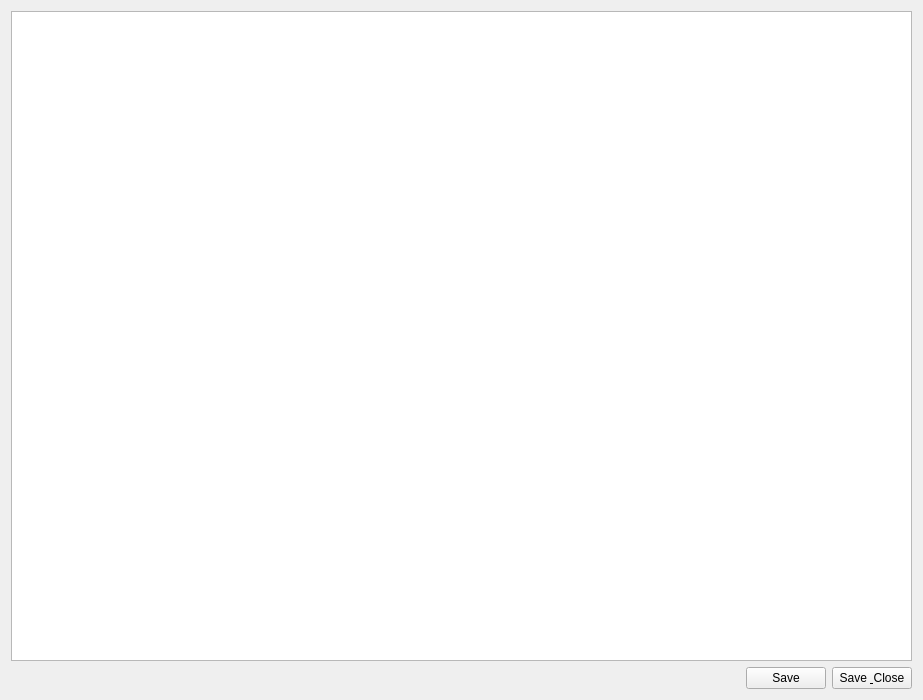
<?xml version="1.0" encoding="UTF-8"?>
<ui version="4.0">
 <class>LaunchEdit</class>
 <widget class="QWidget" name="LaunchEdit">
  <property name="geometry">
   <rect>
    <x>0</x>
    <y>0</y>
    <width>923</width>
    <height>700</height>
   </rect>
  </property>
  <property name="windowTitle">
   <string>Form</string>
  </property>
  <layout class="QGridLayout" name="gridLayout">
   <item row="0" column="0" colspan="3">
    <widget class="QTextEdit" name="launch_description"/>
   </item>
   <item row="1" column="0">
    <spacer name="horizontalSpacer">
     <property name="orientation">
      <enum>Qt::Horizontal</enum>
     </property>
     <property name="sizeHint" stdset="0">
      <size>
       <width>730</width>
       <height>20</height>
      </size>
     </property>
    </spacer>
   </item>
   <item row="1" column="1">
    <widget class="QPushButton" name="saveLaunchDescription">
     <property name="text">
      <string>Save</string>
     </property>
    </widget>
   </item>
   <item row="1" column="2">
    <widget class="QPushButton" name="saveClose">
     <property name="text">
      <string>Save &amp; Close</string>
     </property>
    </widget>
   </item>
  </layout>
 </widget>
 <resources/>
 <connections/>
</ui>
